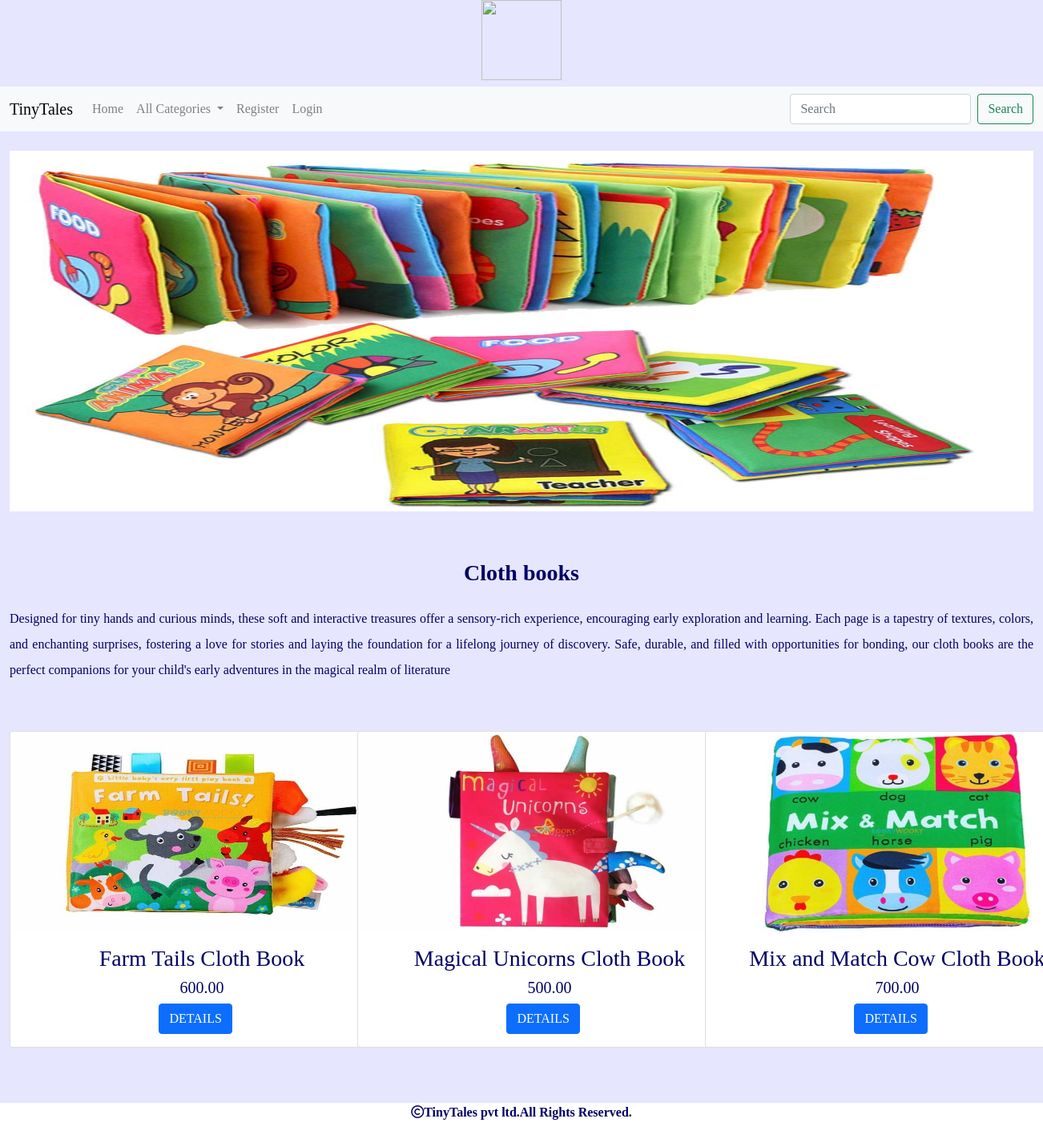
The app's page /allbooks/Cloth books with its own data.
### shop/models.py (models this page shows, shortened)
class Category(models.Model):
    name=models.CharField(max_length=200)
    desc=models.TextField()
    image=models.ImageField(upload_to='shop/categories',blank=True,null=True)

class Book(models.Model):
    name = models.CharField(max_length=200)
    desc = models.TextField()
    image= models.ImageField(upload_to='shop/book', blank=True, null=True)
    price= models.DecimalField(max_digits=10,decimal_places=2)
    category=models.ForeignKey(Category,on_delete=models.CASCADE)
    stock=models.IntegerField()
    available=models.BooleanField(default=True)
    created=models.DateTimeField(auto_now_add=True)
    updated=models.DateTimeField(auto_now=True)

### shop/views.py (the view)
# urls.py: path('allbooks/<p>',views.allbooks,name="allbooks"),
def allbooks(request,p):
    c=Category.objects.get(name=p)
    p=Book.objects.filter(category=c)
    return render(request, 'book.html',{'c':c,'p':p})

### cart/context_processor.py (called while the page is built, shortened)
def bookcount(request):
    item_count=0
    return {'count':item_count}

### shop/context_processors.py (called while the page is built)
def menu_links(request):
    c=Category.objects.all()
    return {'links':c}

### templates/book.html
{% extends 'base.html' %}
{% load static %}
{% block content %}
<div class="container-fluid mt-4" style="margin-bottom:60px;">
    <img src="{{c.image.url}}" width="100%" height="450px">
</div>
<div class="container-fluid mt-1" style="margin-bottom:60px;">
    <h3 class="text-center fw-bold pb-3"> {{c.name}}</h3>
    <p style="line-height:2;text-align:justify;"> {{c.desc}} </p>
</div>
<div class="container-fluid mt-1" style="margin-bottom:100px;">
    <div class="row">
        {% for i in p %}
        <div class="col-sm-4 mb-4">
            <div class="card" style="width: 30rem;">
  <img src="{{i.image.url}}" class="card-img-top" alt="..." height="250px" width="100%;">
  <div class="card-body" >
    <h3 class="card-title text-center">{{i.name}}</h3>
      <h5 class="text-center">{{i.price}}</h5>
    <a href="{% url 'shop:detail' i.name %}" class="btn btn-primary" style="position:relative;left:38%; bottom:30%;">DETAILS</a>
  </div>
</div>
        </div>{% endfor %}
    </div>
</div>
{% endblock %}

### templates/base.html (shortened to what this page needs)
<!DOCTYPE html>
{% load static %}
<html lang="en">
<head>
    <link href="https://cdn.jsdelivr.net/npm/bootstrap@5.0.2/dist/css/bootstrap.min.css" rel="stylesheet">
    <link rel="stylesheet" href="{% static 'css/style.css' %}">
    <link rel="stylesheet" href="https://cdnjs.cloudflare.com/ajax/libs/font-awesome/6.5.1/css/all.min.css" />
</head>
<body>
<header>
    <center><img src="{% static 'images/logo.jpg' %}" class="mb-2" height="100px" width="100px"</center>
    <nav class="navbar navbar-expand-lg navbar-light bg-light">
  <div class="container-fluid">
    <a class="navbar-brand" href="#">TinyTales</a>
    <div class="collapse navbar-collapse" id="navbarSupportedContent">
      <ul class="navbar-nav me-auto mb-2 mb-lg-0">
        <li class="nav-item">
          <a class="nav-link active" aria-current="page" href="{% url 'shop:allbook' %}">Home</a>
          <li class="nav-item dropdown">
          <a class="nav-link dropdown-toggle" href="#" id="navbarDropdown" role="button" data-bs-toggle="dropdown" aria-expanded="false">
           All Categories
          </a>
          </li>
          {% if user.is_authenticated %}
          {% if user.username != 'admin' %}
          <li class="nav-item">
          <a class="nav-link" aria-current="page" href="{% url 'cart:cartview' %}"><i class="fa-solid fa-cart-shopping"></i>&nbsp;&nbsp;<sub>{{count}}<sub></sub></a>
          </li>
          <li class="nav-item">
           <a class="nav-link" aria-current="page" href="{% url 'cart:orderview' %}">Your orders</a>
          </li>
          {% endif %}
          <li class="nav-item">
              <a class="nav-link" aria-current="page" href="{% url 'shop:logout' %}">Logout</a>
          </li>
          {% else %}
         <li class="nav-item">
              <a class="nav-link" aria-current="page" href="{% url 'shop:register' %}">Register</a>
          </li>
        <li class="nav-item">
              <a class="nav-link" aria-current="page" href="{% url 'shop:login' %}">Login</a>
        </li>
          {% endif %}
          </ul>
      <form class="d-flex" method="POST" action="{% url 'search:search' %}">
        <input class="form-control me-2" type="search" name="q" placeholder="Search" aria-label="Search">
        <button class="btn btn-outline-success" type="submit">Search</button>
      </form>
    </div>
  </div>
</nav>
</header>
{% block content %}
{% endblock %}
<footer>
    <div class="footer mt-5">
    <div>
        <p><i class="fa-regular fa-copyright"></i>TinyTales pvt ltd.All Rights Reserved.</p>
    </div>
</div>
</footer>
</body>
</html>

### static/css/style.css (style rules this page uses)
.footer { height:55px; width:100%; background-color:white; position:fixed; bottom:0; left:0; text-align:center; font-weight:bold; }

### records on screen
Category: image (picture), name "Cloth books", desc "Designed for tiny hands and curious minds, these soft and interactive treasures offer a sensory-rich experience, encouraging early exploration and learning. Each page is a tapestry of textures, colors, and enchanting surprises, fostering a love for stories and laying the foundation for a lifelong journey of discovery. Safe, durable, and filled with opportunities for bonding, our cloth books are the perfect companions for your child's early adventures in the magical realm of literature"
Book: image (picture), name "Farm Tails Cloth Book", price "600.00"
Book: image (picture), name "Magical Unicorns Cloth Book", price "500.00"
Book: image (picture), name "Mix and Match Cow Cloth…", price "700.00"
